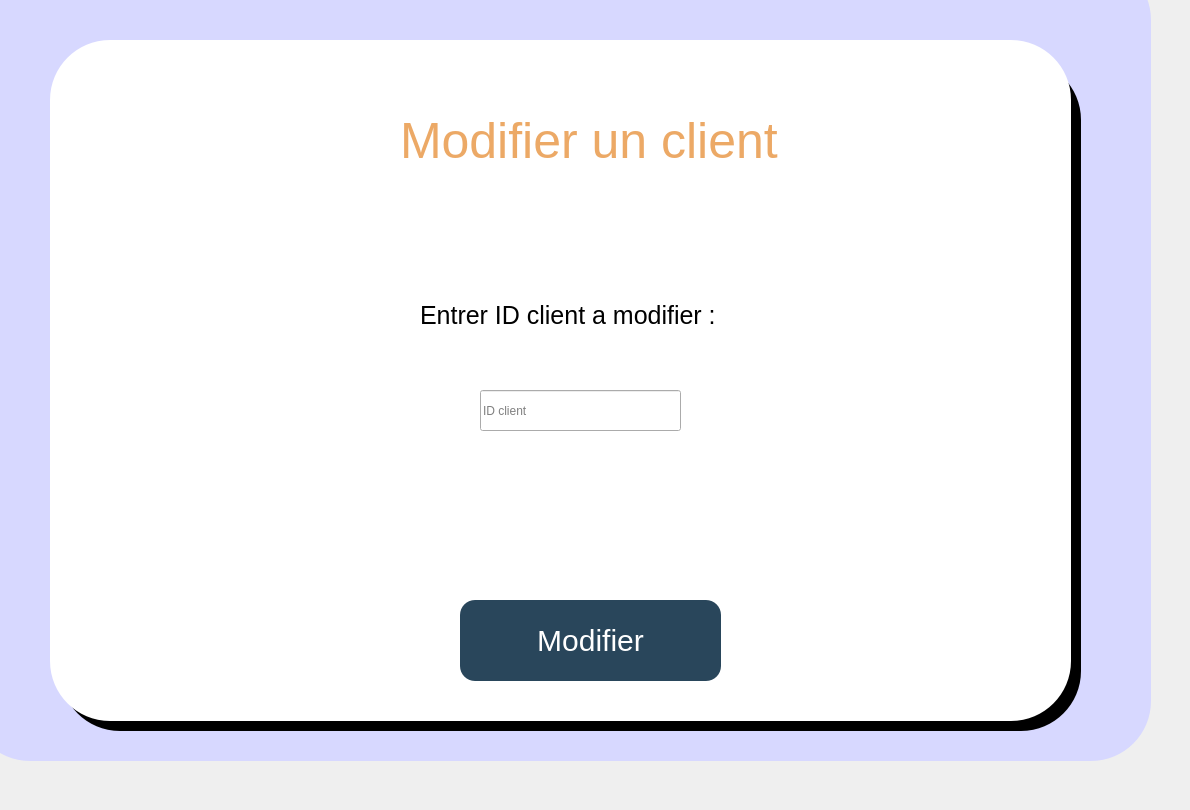
    <widget class="QWidget" name="avant_modifier">
     <widget class="QPushButton" name="pushButton_33">
      <property name="geometry">
       <rect>
        <x>50</x>
        <y>40</y>
        <width>1021</width>
        <height>681</height>
       </rect>
      </property>
      <property name="styleSheet">
       <string notr="true">QPushButton{
background:white;
font-size:70px;
border-radius:60px;
color:white;
}</string>
      </property>
      <property name="text">
       <string/>
      </property>
     </widget>
     <widget class="QPushButton" name="aller_modifier_client">
      <property name="geometry">
       <rect>
        <x>460</x>
        <y>600</y>
        <width>261</width>
        <height>81</height>
       </rect>
      </property>
      <property name="styleSheet">
       <string notr="true">QPushButton{
background:#29465B;
font-size:30px;
border-radius:15px;
color:white;
}

QPushButton:hover{
color:#3794AB;
border-radius:15px;
background:white;
font-size:30px;
}</string>
      </property>
      <property name="text">
       <string>Modifier</string>
      </property>
     </widget>
     <widget class="QLineEdit" name="id_client_mod">
      <property name="geometry">
       <rect>
        <x>480</x>
        <y>390</y>
        <width>201</width>
        <height>41</height>
       </rect>
      </property>
      <property name="placeholderText">
       <string>ID client</string>
      </property>
     </widget>
     <widget class="QPushButton" name="Retour_11">
      <property name="geometry">
       <rect>
        <x>90</x>
        <y>80</y>
        <width>81</width>
        <height>71</height>
       </rect>
      </property>
      <property name="styleSheet">
       <string notr="true">QPushButton{
background:white;
font-size:70px;
border-radius:60px;
color:white;
}</string>
      </property>
      <property name="text">
       <string/>
      </property>
      <property name="icon">
       <iconset>
        <normaloff>../../../../Downloads/Images/icons8-undo-100.png</normaloff>../../../../Downloads/Images/icons8-undo-100.png</iconset>
      </property>
      <property name="iconSize">
       <size>
        <width>70</width>
        <height>70</height>
       </size>
      </property>
     </widget>
     <widget class="QPushButton" name="pushButton_32">
      <property name="geometry">
       <rect>
        <x>60</x>
        <y>60</y>
        <width>1021</width>
        <height>671</height>
       </rect>
      </property>
      <property name="styleSheet">
       <string notr="true">QPushButton{
background:black;
font-size:70px;
border-radius:60px;
color:white;
}</string>
      </property>
      <property name="text">
       <string/>
      </property>
     </widget>
     <widget class="QPushButton" name="pushButton_31">
      <property name="geometry">
       <rect>
        <x>-30</x>
        <y>-40</y>
        <width>1181</width>
        <height>801</height>
       </rect>
      </property>
      <property name="styleSheet">
       <string notr="true">QPushButton{
background:rgb(215, 216, 255);
font-size:70px;
border-radius:60px;
color:white;
}</string>
      </property>
      <property name="text">
       <string/>
      </property>
     </widget>
     <widget class="QLabel" name="entrer_id_txt">
      <property name="geometry">
       <rect>
        <x>420</x>
        <y>290</y>
        <width>391</width>
        <height>51</height>
       </rect>
      </property>
      <property name="styleSheet">
       <string notr="true">font-size:25px;</string>
      </property>
      <property name="text">
       <string>Entrer ID client a modifier :</string>
      </property>
     </widget>
     <widget class="QLabel" name="modifier_text">
      <property name="geometry">
       <rect>
        <x>400</x>
        <y>110</y>
        <width>381</width>
        <height>61</height>
       </rect>
      </property>
      <property name="styleSheet">
       <string notr="true">font-size:50px;
color:#ECA966;</string>
      </property>
      <property name="text">
       <string>Modifier un client</string>
      </property>
     </widget>
     <zorder>pushButton_31</zorder>
     <zorder>pushButton_32</zorder>
     <zorder>pushButton_33</zorder>
     <zorder>aller_modifier_client</zorder>
     <zorder>id_client_mod</zorder>
     <zorder>Retour_11</zorder>
     <zorder>entrer_id_txt</zorder>
     <zorder>modifier_text</zorder>
    </widget>
